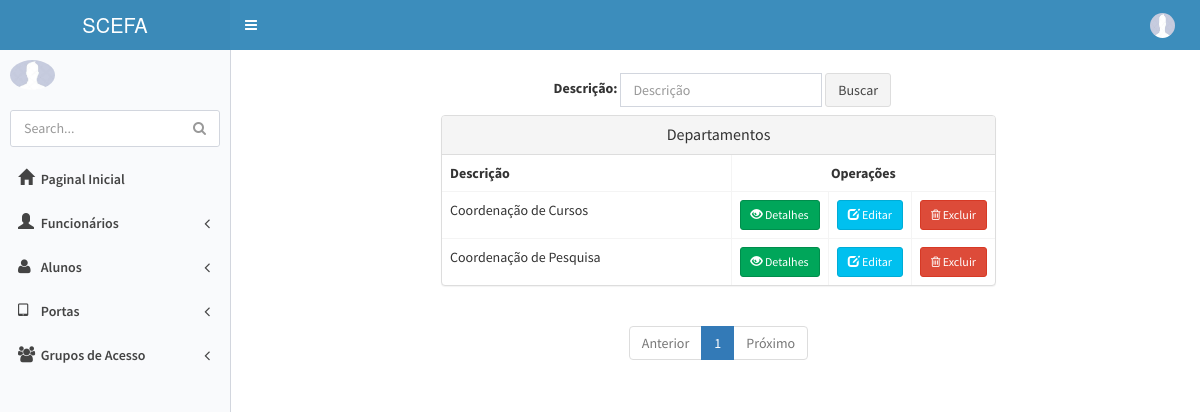
/departamento/list (signed in), run on the app's committed database.
### appPonto/models.py (models this page shows)
class Departamento(models.Model):
    descricao = models.CharField("Descrição",max_length=200)
    class Meta: permissions = (('view_departamento', 'Can see departamento'),)
    def __str__(self):
        return self.descricao

### appPonto/views.py (the view)
# urls.py: url(r'^departamento/list$', departamento_list, name='departamento_list'),
@permission_required('appPonto.view_funcionario',login_url='erro_permissao')
def departamento_list(request):
    criterio = request.GET.get('criterio')
    if criterio:
        departamentos = Departamento.objects.filter(descricao__icontains=criterio).order_by('descricao')
    else:
        departamentos = Departamento.objects.all().order_by('descricao')
        criterio =""
    paginator =Paginator(departamentos,10)
    page = request.GET.get('page')
    try:
        departamentos = paginator.page(page)
    except PageNotAnInteger:
        departamentos=paginator.page(1)
    except EmptyPage:
        departamentos = paginator.page(paginator.num_pages)
    dados={'departamentos':departamentos,'criterio':criterio,'paginator':paginator,'page_obj':departamentos}
    return render(request, 'Departamento/departamento_list.html', dados)

### templates/Departamento/departamento_list.html
{% extends 'base.html' %}
{% block conteudo %}
    <section class="container">
        <div class="row">
        <fieldset>
             <div class="col-sm-6 col-sm-offset-3">
                 <form class="navbar-form navbar-left" role="search" method="get" action="">
                    <div class="form-group">
                      <label>Descrição:</label>
                        <input type="text" id="criterio" name="criterio" value="{{ criterio }}" class="form-control" placeholder="Descrição">
                    </div>
                    <button type="submit" class="btn btn-default">Buscar</button>
                 </form>
             </div>
        </fieldset>
            <div class="col-sm-6 col-sm-offset-2">
                <div class="panel panel-default">
                    <div class="panel-heading">
                        <h3 class="panel-title" style="text-align: center;">Departamentos</h3>
                    </div>
                    <table class="table table-bordered">
                        <tr>
                            <th>Descrição</th>
                            <th colspan="3">
                                <center>Operações</center>
                            </th>
                        </tr>
                        {% for departamento in departamentos %}
                            <tr>
                                <td>{{ departamento }}</td>
                                <td style="width: 10px">
                                    <a href="{% url 'departamento_detail' departamento.pk %}"
                                       class="btn btn-success btn-sm">
                                        <span class="glyphicon glyphicon-eye-open"></span> Detalhes
                                    </a>
                                </td>
                                <td style="width: 10px"><a href="{% url 'departamento_update' departamento.pk %}"
                                                           class="btn btn-info btn-sm">
                                    <span class="glyphicon glyphicon-edit"></span> Editar
                                </a>
                                </td>
                                <td style="width: 10px"><a href="{% url 'departamento_delete' departamento.pk %}"
                                                           class="btn btn-danger btn-sm">
                                    <span class="fa fa-trash-o"></span> Excluir
                                </a>
                                </td>
                            </tr>
                        {% endfor %}
                    </table>
                </div>
                {% include 'utils/paginacao.html' %}
            </div>
        </div>
    </section>
{% endblock %}

### templates/base.html (style rules this page uses)
body { background-color: blue; }

### data on the page
Departamento: descricao "Coordenação de Cursos"
Departamento: descricao "Coordenação de Pesquisa"

### other printed values
{{ page }} "1"
